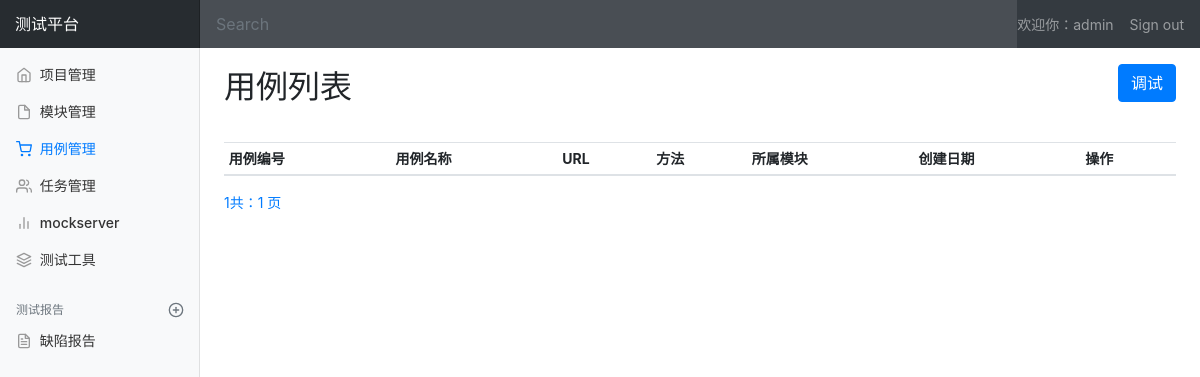
Before: /interface/case_manage/ (signed in) with the older database file.
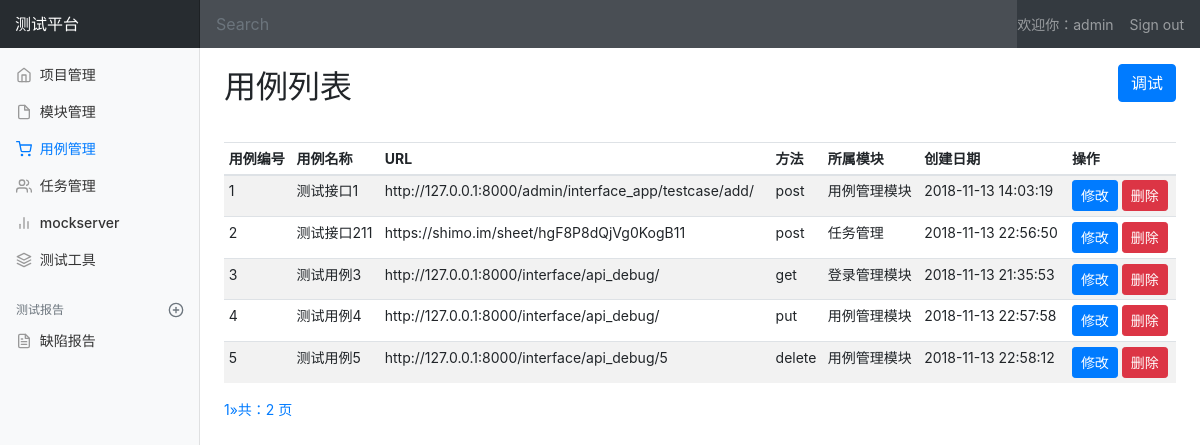
After: the same page with the newer database file.
### interface_app/models.py (models this page shows, shortened)
class TestCase(models.Model):
    module = models.ForeignKey(Module, on_delete=models.CASCADE, verbose_name="模块名称")
    name = models.CharField("接口名称", max_length=200, blank=False, default="")
    url = models.TextField("URL地址", default="")
    req_method = models.CharField("请求方法", max_length=50, default="")
    req_type = models.CharField("请求参数类型", max_length=50, default="")
    req_header = models.TextField("请求头", default="")
    req_parameter = models.TextField("请求参数", default="")
    response_assert = models.TextField("预期结果", default="")
    create_time = models.DateTimeField("创建时间", auto_now=True)

### project_app/models.py (models this page shows)
class Module(models.Model):
    project = models.ForeignKey(Project, on_delete=models.CASCADE, verbose_name="所属项目")
    name = models.CharField("模块名称", max_length=100, blank=False, default="")
    describe = models.TextField("模块描述", default="")
    create_time = models.DateTimeField("创建时间", auto_now=True)
    def __str__(self):
        return self.name

### interface_app/views.py (the view)
# urls.py: path('case_manage/', views.case_manage, name='case_manage'),
@login_required
def case_manage(request):
    username = request.session.get('u', None)
    testcase = TestCase.objects.all()
    paginator = Paginator(testcase, 5)
    page = request.GET.get('page')
    try:
        contacts = paginator.page(page)
    except PageNotAnInteger:
        contacts = paginator.page(1)
    except EmptyPage:
        contacts = paginator.page(paginator.num_pages)
    if request.method == "GET":
        return render(request, 'interface_app/case_manage.html', {'user': username, 'type': 'list', 'testcases': contacts})
    else:
        return HttpResponse("404")

### templates/interface_app/case_manage.html (shortened to what this page needs)
{% extends 'base.html' %}
{% block css %}
  {% load static %}
  <link rel="stylesheet" type="text/css" href="{% static 'css/project_manage.css' %}">
{% endblock %}
{% block body%}
  <nav class="navbar navbar-dark sticky-top bg-dark flex-md-nowrap p-0">
      <a class="navbar-brand col-sm-3 col-md-2 mr-0" href="#">测试平台</a>
      <input class="form-control form-control-dark w-100" type="text" placeholder="Search" aria-label="Search">
      <span class="navbar-text text-nowrap">
            欢迎你：{{ user }}
      </span>
      <ul class="navbar-nav px-3">
          <li class="nav-item text-nowrap">
            <a class="nav-link" href="{%url 'logout'%}">Sign out</a>
          </li>
      </ul>
    </nav>
  <div class="container-fluid">
      <div class="row">
        <nav class="col-md-2 d-none d-md-block bg-light sidebar">
          <div class="sidebar-sticky">
            <ul class="nav flex-column">
              <li class="nav-item">
                <a class="nav-link" href="/manage/project_manage/">
                  <span data-feather="home"></span>
                  项目管理
                </a>
              </li>
              <li class="nav-item">
                <a class="nav-link" href="/manage/module_manage/">
                  <span data-feather="file"></span>
                  模块管理
                </a>
              </li>
              <li class="nav-item">
                <a class="nav-link active" href="/interface/case_manage/">
                  <span data-feather="shopping-cart"></span>
                  用例管理<span class="sr-only">(current)</span>
                </a>
              </li>
              <li class="nav-item">
                <a class="nav-link" href="#">
                  <span data-feather="users"></span>
                  任务管理
                </a>
              </li>
              <li class="nav-item">
                <a class="nav-link" href="#">
                  <span data-feather="bar-chart-2"></span>
                  mockserver
                </a>
              </li>
              <li class="nav-item">
                <a class="nav-link" href="#">
                  <span data-feather="layers"></span>
                  测试工具
                </a>
              </li>
            </ul>
            <h6 class="sidebar-heading d-flex justify-content-between align-items-center px-3 mt-4 mb-1 text-muted">
              <span>测试报告</span>
              <a class="d-flex align-items-center text-muted" href="#">
                <span data-feather="plus-circle"></span>
              </a>
            </h6>
            <ul class="nav flex-column mb-2">
              <li class="nav-item">
                <a class="nav-link" href="#">
                  <span data-feather="file-text"></span>
                  缺陷报告
                </a>
              </li>
            </ul>
          </div>
        </nav>
        <main role="main" class="col-md-9 ml-sm-auto col-lg-10 pt-3 px-4">
          {% if type == 'list' %}
          <div class="d-flex justify-content-between flex-wrap flex-md-nowrap align-items-center pb-2 mb-3">
            <h1 class="h2">用例列表</h1>
            <p>
              <a class="btn btn-primary" href="/interface/api_debug/">调试</a>
            </p>
          </div>
          <div class="table-responsive">
            <table class="table table-striped table-sm">
              <thead>
                <tr>
                  <th>用例编号</th>
                  <th>用例名称</th>
                  <th>URL</th>
                  <th>方法</th>
                  <th>所属模块</th>
                  <th>创建日期</th>
                  <th>操作</th>
                </tr>
              </thead>
              <tbody>
                {% for case in testcases %}
                  <tr>
                    <td>{{ case.id }}</td>
                    <td>{{ case.name }}</td>
                    <td>{{ case.url }}</td>
                    <td>{{ case.req_method}}</td>
                    <td>{{ case.module }}</td>
                    <td>{{case.create_time|date:"Y-m-d H:i:s"}}</td>
                    <td>
                      <a href="/interface/edit_case/{{case.id}}/" class="btn btn-sm btn-primary">修改</a>
                      <a href="/interface/delete_case/{{case.id}}/" class="btn btn-sm btn-danger">删除</a>
                    </td>
                  </tr>
                {% endfor %}
              </tbody>
            </table>
          </div>
            <div class="pagination">
                <span class="step-links">
                    <ul class="pagination">
                        <li><a href="#">{{ testcases.number }}</a></li>
                        {% if testcases.has_next %}
                            <li><a href="?page={{ testcases.next_page_number }}">&raquo;</a></li>
                        {% endif %}
                        <li><a href="#">共：{{ testcases.paginator.num_pages }} 页</a></li>
                    </ul>
                </span>
            </div>
          {% endif %}
        </main>
      </div>
    </div>
{% endblock %}

### templates/base.html (shortened to what this page needs)
<!DOCTYPE html>
<html lang="en">
  <head>
    {% load static %}
    <link rel="stylesheet" href="{% static 'css/bootstrap.min.css' %}">
    {% block css %}
    {% endblock %}
  </head>
  <body>
      {% block body %}
      {% endblock %}
    {% load static %}
  </body>
</html>

### static/css/project_manage.css (style rules this page uses)
body { font-size: .875rem; }
.feather { width: 16px; height: 16px; vertical-align: text-bottom; }
.sidebar { position: fixed; top: 0; bottom: 0; left: 0; z-index: 100; padding: 0; box-shadow: inset -1px 0 0 rgba(0, 0, 0, .1); }
.sidebar-sticky { position: -webkit-sticky; position: sticky; top: 48px; height: calc(100vh - 48px); padding-top: .5rem; overflow-x: hidden; overflow-y: auto; }
.sidebar .nav-link { font-weight: 500; color: #333; }
.sidebar .nav-link .feather { margin-right: 4px; color: #999; }
.sidebar .nav-link.active { color: #007bff; }
.sidebar .nav-link:hover .feather, .sidebar .nav-link.active .feather { color: inherit; }
.sidebar-heading { font-size: .75rem; text-transform: uppercase; }
.navbar-brand { padding-top: .75rem; padding-bottom: .75rem; font-size: 1rem; background-color: rgba(0, 0, 0, .25); box-shadow: inset -1px 0 0 rgba(0, 0, 0, .25); }
.navbar .form-control { padding: .75rem 1rem; border-width: 0; border-radius: 0; }
.form-control-dark { color: #fff; background-color: rgba(255, 255, 255, .1); border-color: rgba(255, 255, 255, .1); }

Changed rows visible on the page:
added TestCase: id "1", name "测试接口1", url "http://127.0.0.1:8000/admin/interface_app/testcase/add/", req_method "post", module "用例管理模块", create_time "2018-11-13 14:03:19"
added TestCase: id "2", name "测试接口211", url "https://shimo.im/sheet/hgF8P8dQjVg0KogB11", req_method "post", module "任务管理", create_time "2018-11-13 22:56:50"
added TestCase: id "3", name "测试用例3", url "http://127.0.0.1:8000/interface/api_debug/", req_method "get", module "登录管理模块", create_time "2018-11-13 21:35:53"
added TestCase: id "4", name "测试用例4", url "http://127.0.0.1:8000/interface/api_debug/", req_method "put", module "用例管理模块", create_time "2018-11-13 22:57:58"
added TestCase: id "5", name "测试用例5", url "http://127.0.0.1:8000/interface/api_debug/5", req_method "delete", module "用例管理模块", create_time "2018-11-13 22:58:12"
Other visible differences:
{{ testcases.paginator.num_pages }}: "1" → "2"
